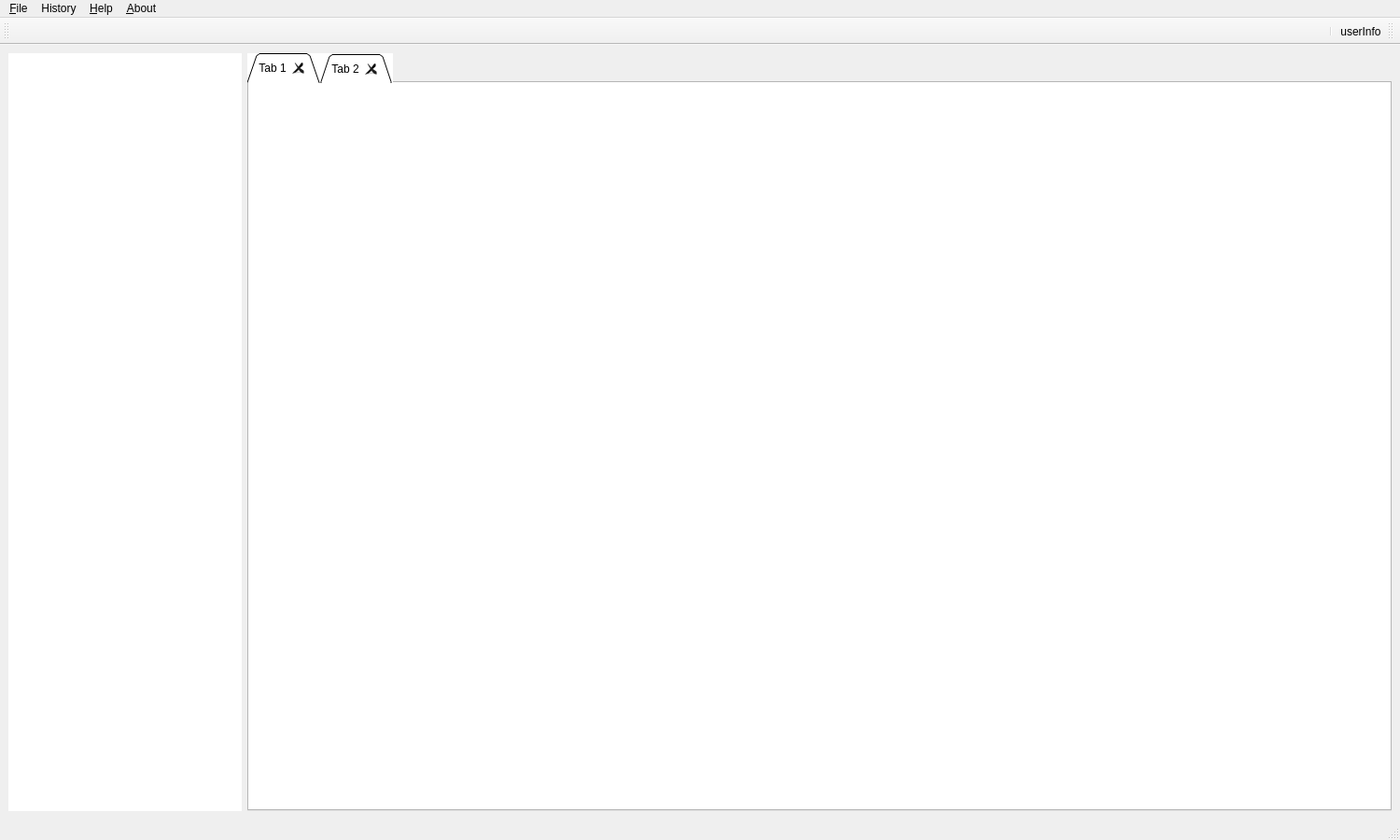
<?xml version="1.0" encoding="UTF-8"?>
<ui version="4.0">
 <class>MainWindow</class>
 <widget class="QMainWindow" name="MainWindow">
  <property name="geometry">
   <rect>
    <x>0</x>
    <y>0</y>
    <width>1500</width>
    <height>900</height>
   </rect>
  </property>
  <property name="windowTitle">
   <string>MainWindow</string>
  </property>
  <widget class="QWidget" name="centralwidget">
   <layout class="QVBoxLayout" name="verticalLayout">
    <item>
     <layout class="QHBoxLayout" name="horizontalLayout">
      <item>
       <widget class="QStackedWidget" name="stackedWidget">
        <property name="sizePolicy">
         <sizepolicy hsizetype="Fixed" vsizetype="Preferred">
          <horstretch>0</horstretch>
          <verstretch>0</verstretch>
         </sizepolicy>
        </property>
        <property name="minimumSize">
         <size>
          <width>250</width>
          <height>0</height>
         </size>
        </property>
        <property name="styleSheet">
         <string notr="true">background-color: rgb(255, 255, 255);</string>
        </property>
        <property name="currentIndex">
         <number>0</number>
        </property>
        <widget class="QWidget" name="page"/>
        <widget class="QWidget" name="page_2"/>
       </widget>
      </item>
      <item>
       <widget class="QTabWidget" name="tabWidget">
        <property name="sizePolicy">
         <sizepolicy hsizetype="Preferred" vsizetype="Preferred">
          <horstretch>0</horstretch>
          <verstretch>0</verstretch>
         </sizepolicy>
        </property>
        <property name="minimumSize">
         <size>
          <width>891</width>
          <height>671</height>
         </size>
        </property>
        <property name="styleSheet">
         <string notr="true">background-color: rgb(255, 255, 255);</string>
        </property>
        <property name="tabShape">
         <enum>QTabWidget::Triangular</enum>
        </property>
        <property name="tabsClosable">
         <bool>true</bool>
        </property>
        <widget class="QWidget" name="tab">
         <attribute name="title">
          <string>Tab 1</string>
         </attribute>
        </widget>
        <widget class="QWidget" name="tab_2">
         <attribute name="title">
          <string>Tab 2</string>
         </attribute>
        </widget>
       </widget>
      </item>
     </layout>
    </item>
   </layout>
  </widget>
  <widget class="QMenuBar" name="menubar">
   <property name="geometry">
    <rect>
     <x>0</x>
     <y>0</y>
     <width>1500</width>
     <height>24</height>
    </rect>
   </property>
   <widget class="QMenu" name="menu_File">
    <property name="title">
     <string>&amp;File</string>
    </property>
    <addaction name="actionExportFile"/>
    <addaction name="actionimportFile"/>
    <addaction name="actionopenRecentFiles"/>
   </widget>
   <widget class="QMenu" name="menu_Help">
    <property name="title">
     <string>&amp;Help</string>
    </property>
    <addaction name="actionimportFile"/>
    <addaction name="actionExportFile"/>
    <addaction name="actionopenRecentFiles"/>
   </widget>
   <widget class="QMenu" name="menu_About">
    <property name="title">
     <string>&amp;About</string>
    </property>
   </widget>
   <widget class="QMenu" name="menuHistory">
    <property name="title">
     <string>History</string>
    </property>
    <addaction name="actionExportedFiles"/>
    <addaction name="actionImportedFiles"/>
   </widget>
   <addaction name="menu_File"/>
   <addaction name="menuHistory"/>
   <addaction name="menu_Help"/>
   <addaction name="menu_About"/>
  </widget>
  <widget class="QStatusBar" name="statusbar"/>
  <widget class="QToolBar" name="toolBar">
   <property name="windowTitle">
    <string>toolBar</string>
   </property>
   <attribute name="toolBarArea">
    <enum>TopToolBarArea</enum>
   </attribute>
   <attribute name="toolBarBreak">
    <bool>false</bool>
   </attribute>
  </widget>
  <widget class="QToolBar" name="toolBar_2">
   <property name="windowTitle">
    <string>toolBar_2</string>
   </property>
   <property name="layoutDirection">
    <enum>Qt::RightToLeft</enum>
   </property>
   <attribute name="toolBarArea">
    <enum>TopToolBarArea</enum>
   </attribute>
   <attribute name="toolBarBreak">
    <bool>false</bool>
   </attribute>
   <addaction name="actionuserInfo"/>
   <addaction name="separator"/>
  </widget>
  <action name="actionExportFile">
   <property name="text">
    <string>ExportFile</string>
   </property>
  </action>
  <action name="actionimportFile">
   <property name="text">
    <string>importFile</string>
   </property>
  </action>
  <action name="actionopenRecentFiles">
   <property name="text">
    <string>recentFiles</string>
   </property>
  </action>
  <action name="actionuserInfo">
   <property name="text">
    <string>userInfo</string>
   </property>
  </action>
  <action name="actionExportedFiles">
   <property name="text">
    <string>Exported Files</string>
   </property>
  </action>
  <action name="actionImportedFiles">
   <property name="text">
    <string>Imported Files</string>
   </property>
  </action>
 </widget>
 <resources/>
 <connections/>
</ui>
